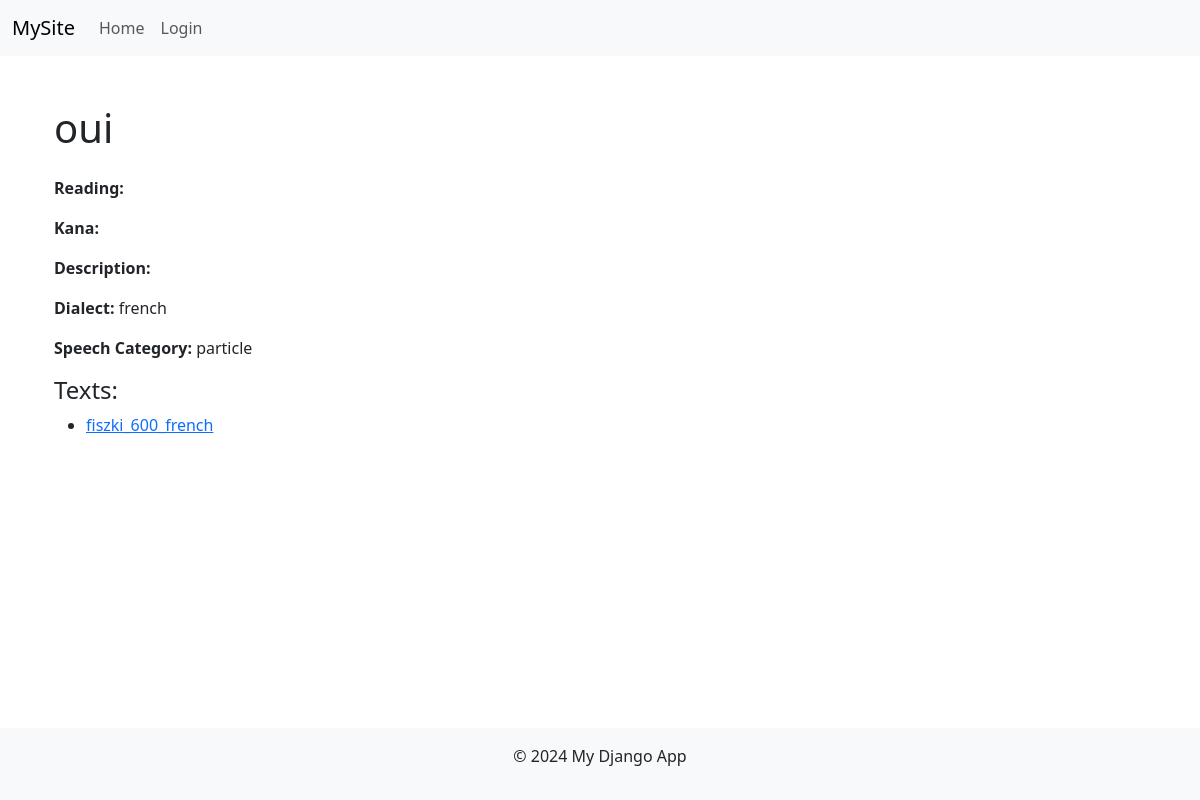
Page /meaning/1/ (signed in) on the committed database.
### myapp/models.py (models this page shows, shortened)
class Meaning(models.Model):
    id = models.AutoField(primary_key=True)
    name = models.CharField(max_length=255)
    reading = models.CharField(max_length=255, blank=True)
    kana = models.CharField(max_length=255, blank=True)
    description = models.TextField(blank=True)
    dialect = models.ForeignKey(
        Dialect, on_delete=models.CASCADE, null=True, blank=True
    )
    speech_category = models.ForeignKey(
        SpeechCategory, on_delete=models.CASCADE, null=True, blank=True
    )
    grammar_notes = models.ManyToManyField("GrammarNote", blank=True)
    comment = models.TextField(blank=True)
    word = models.ForeignKey(Word, on_delete=models.CASCADE, null=True, blank=True)
    pictures = models.TextField(blank=True)  # Comma-separated links
    mp3 = models.TextField(blank=True)  # Comma-separated links
    youtube = models.TextField(blank=True)  # Comma-separated links
    source = models.TextField(blank=True)  # Comma-separated links
    categories = models.ManyToManyField("Category", blank=True)
    tags = models.ManyToManyField("Tag", blank=True)
    level = models.IntegerField(null=True, blank=True)
    creation_date = models.DateTimeField(auto_now_add=True)

class Dialect(models.Model):
    id = models.AutoField(primary_key=True)
    name = models.CharField(max_length=255)
    language = models.ForeignKey(
        "Language", on_delete=models.CASCADE, null=True, blank=True
    )

class SpeechCategory(models.Model):
    id = models.AutoField(primary_key=True)
    name = models.CharField(max_length=255)
    similars = models.ManyToManyField("self", blank=True)

class Text(models.Model):
    id = models.AutoField(primary_key=True)
    title = models.CharField(max_length=255)
    description = models.TextField()
    link = models.TextField(blank=True)
    fileName = models.CharField(max_length=255, blank=True)
    dialect = models.ForeignKey(
        Dialect, on_delete=models.CASCADE, null=True, blank=True
    )
    comment = models.TextField(blank=True)
    category = models.ManyToManyField(Category, blank=True)
    tags = models.ManyToManyField(Tag, blank=True)
    translationFor = models.ForeignKey(
        "self", on_delete=models.SET_NULL, null=True, blank=True
    )
    meanings = models.ManyToManyField(Meaning, blank=True)
    creation_date = models.DateTimeField(auto_now_add=True)

### myapp/views.py (the view)
@login_required
def meaning_details_view(request, meaning_id):
    meaning = get_object_or_404(Meaning, id=meaning_id)
    pictures = meaning.pictures.split(",") if meaning.pictures else []
    mp3_files = meaning.mp3.split(",") if meaning.mp3 else []
    youtube_links = meaning.youtube.split(",") if meaning.youtube else []
    sources = meaning.source.split(",") if meaning.source else []
    texts = Text.objects.filter(meanings=meaning)
    context = {
        "meaning": meaning,
        "pictures": pictures,
        "mp3_files": mp3_files,
        "youtube_links": youtube_links,
        "sources": sources,
        "texts": texts,
    }
    return render(request, "myapp/meaning_details.html", context)

### templates/myapp/meaning_details.html (shortened to what this page needs)
{% extends 'myapp/base.html' %}
{% block content %}
<div class="container py-4">
    <h1 class="mb-4">{{ meaning.name }}</h1>
    <p><strong>Reading:</strong> {{ meaning.reading }}</p>
    <p><strong>Kana:</strong> {{ meaning.kana }}</p>
    <p><strong>Description:</strong> {{ meaning.description }}</p>
    {% if meaning.dialect %}
        <p><strong>Dialect:</strong> {{ meaning.dialect.name }}</p>
    {% endif %}
    {% if meaning.speech_category %}
        <p><strong>Speech Category:</strong> {{ meaning.speech_category.name }}</p>
    {% endif %}
    {% if texts %}
        <h4>Texts:</h4>
        <ul>
            {% for text in texts %}
                <li><a href="{% url 'text_details_view' text.id %}">{{ text.title }}</a></li>
            {% endfor %}
        </ul>
    {% endif %}
</div>
{% endblock %}

### templates/myapp/base.html (style rules this page uses)
html, body { height: 100%; margin: 0; display: flex; flex-direction: column; }

### rows in the picture
Meaning: name "oui", dialect.name "french", speech_category.name "particle"
Text: title "fiszki_600_french"
